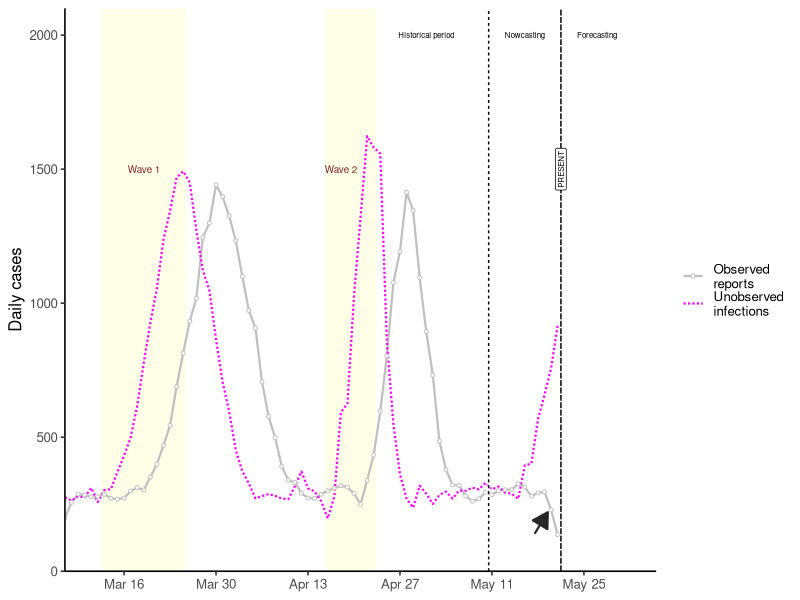
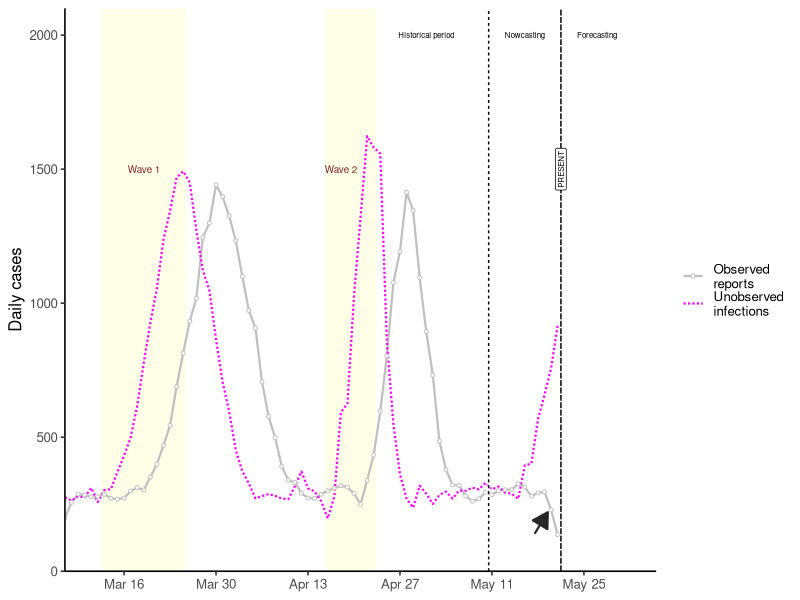

These figures' R source, in order: (Note: this script raises an error after producing the figures.)
# Create incidence time-series for reports and infections

#
library(ggplot2)
library(ggpubr)
library(data.table)

# ////////////////////////////////////////////////////////////////////////////
# ----------------------------------------------------------------------------
# SIMULATE INFECTIONS
# ----------------------------------------------------------------------------
# ////////////////////////////////////////////////////////////////////////////

# create some infections data
create_linelist_data <- function() {
  set.seed(123)
  ## peak 1 - longer
  days      <- 1:100
  amplitude <- 0.55
  period    <- 100
  frequency <- 4
  sine_wave <- amplitude * sin(2 * pi * frequency * days / period)
  ## peak 2 - sharp
  days      <- 1:50
  amplitude <- 0.65
  period    <- 50
  frequency <- 4
  sine_wave2 <- amplitude * sin(2 * pi * frequency * days / period)
  ## peak 3 - longer
  new_ts    <- rev(c(sine_wave[1:25],
                     rep(sine_wave2[23], 10),
                     sine_wave2[12:23],
                     rep(sine_wave2[23], 10),
                     sine_wave[46:70],
                     rep(sine_wave[70], 10)))
  lambda    <- exp(new_ts[1:82]) * 1000 - 300

  cases     <- sapply(lambda, function(l) rpois(1, l + exp(rnorm(1, 0, 3))))
  ## a little splice
  cases[5:6] <- cases[1:2]
  cases[68:71] <- c(300, 312, 305, 330)
  cases[76] <- 270
  ##
  dt        <- seq.Date(from = '2020-03-01', length.out = length(cases))
  df        <- data.frame(date = dt, N = cases)
  df_l      <- lapply(1:nrow(df), function(i) rep(df$date[i], df$N[i]))
  df_c      <- do.call(c, df_l)
  df_r      <- data.table(data.frame(date = df_c))
  return(df_r)
}

linelist <- create_linelist_data()

# ////////////////////////////////////////////////////////////////////////////
# ----------------------------------------------------------------------------
# GENERATION TIME and SERIAL INTERVAL
# ----------------------------------------------------------------------------
# ////////////////////////////////////////////////////////////////////////////

## Has to start with 0 !
generation_interval_pmf <- c(
  0, 0.0610, 0.1540, 0.2198, 0.2178, 0.1536, 0.1122, 0.0486, 0.0224,
  0.0078, 0.0022, 0.0004, 0.0002
)

## ASSUME THAT SERIAL INTERVAL = GENERATION INTERVAL
serial_interval_pmf <- generation_interval_pmf

# ////////////////////////////////////////////////////////////////////////////
# ----------------------------------------------------------------------------
# DELAYS
# ----------------------------------------------------------------------------
# ////////////////////////////////////////////////////////////////////////////

# 1) Infection to taking a test
# this combines infection -> onset -> test
# has to start with 0 !
infect_to_test_pmf <- c(
  0, 0.0001, 0.0030, 0.1422, 0.2714, 0.2664,
  0.1832, 0.0846, 0.0340, 0.0136, 0.001, 0.0005
)

# 2) time from taking a test to it getting into a state database
# for consistency, make this also start with 0
reporting_delay_pmf <- c(
  0.3786, 0.3724, 0.1662, 0.0622, 0.017
)

# ////////////////////////////////////////////////////////////////////////////
# ----------------------------------------------------------------------------
# CONVOLVE TO INFECTIONS FROM REPORTS
# ----------------------------------------------------------------------------
# ////////////////////////////////////////////////////////////////////////////

set.seed(123)

total_delay <-
  # take a draw from this distribution
  sample(0:(length(infect_to_test_pmf) - 1),
         size = nrow(linelist),
         prob = infect_to_test_pmf, replace = TRUE) +
  # and this one
  sample(0:(length(reporting_delay_pmf) - 1),
         size = nrow(linelist),
         prob = reporting_delay_pmf, replace = TRUE)

D <- data.frame(i = 0:max(total_delay))
D$ct <- NA
for(i in 1:nrow(D)) {
  D$ct[i] <- length(which(total_delay == D$i[i]))
}
D$Px <- D$ct / sum(D$ct)
D
get_mean <- function(pmf, start) {
  weighted.mean(x = 0:(length(pmf) - 1), w = pmf)
}

## some error with seeding time here but
## i'll calculate it outside
w1 <- get_mean(generation_interval_pmf)
w2 <- get_mean(infect_to_test_pmf)
w3 <- get_mean(reporting_delay_pmf) + 1
seeding_time <- round(w1 + w2 + w3)

linelist$report_date <- linelist$date + total_delay

# ////////////////////////////////////////////////////////////////////////////
# ----------------------------------------------------------------------------
# AGGREGATE TO DAILY
# ----------------------------------------------------------------------------
# ////////////////////////////////////////////////////////////////////////////

#
infections_df <- linelist[, .N, by = date][order(date)]
reports_df <- linelist[, .N, by = report_date][order(report_date)]

#
setnames(reports_df, 'report_date', 'date')

#
reports_df$type <- 'Observed\nreports'
infections_df$type <- 'Unobserved\ninfections'

#
burn_in <- 6
reports_df <- subset(reports_df,
                     date >= min(infections_df$date) + burn_in &
                     date <= max(infections_df$date))

infections_df <- subset(infections_df,
                     date >= min(infections_df$date) + burn_in)

# ////////////////////////////////////////////////////////////////////////////
# ----------------------------------------------------------------------------
# ADD RIGHT TRUNCATION TO DATA BASED ON REPORTING DELAY
# ----------------------------------------------------------------------------
# ////////////////////////////////////////////////////////////////////////////

tail_Px <- rev(cumsum(reporting_delay_pmf))
px_len <- length(tail_Px)

reports_df$Px = 1
cases_len <- nrow(reports_df)

reports_df$Px[(cases_len - px_len + 1):cases_len] <- tail_Px

reports_df$N      <- reports_df$N * reports_df$Px
reports_df$N      <- as.integer(reports_df$N)
tail(reports_df)
reports_df$Px <- NULL

# ////////////////////////////////////////////////////////////////////////////
# ----------------------------------------------------------------------------
# PLOT
# ----------------------------------------------------------------------------
# ////////////////////////////////////////////////////////////////////////////


##
report_ymax = 2000
first_day <- min(reports_df$date)
last_day <- max(reports_df$date)
nowcast_start    = last_day - seeding_time
forecast_window  = last_day + 15

##

plot_inf <- ggplot(rbind(infections_df, reports_df)) +
  theme_classic2() +
  # ##
  annotate('rect',
           xmin = as.Date('2020-03-13') - 0.5,
           xmax = as.Date('2020-03-25') + 0.5,
           ymin = -Inf, ymax = Inf,
           fill = 'lightyellow',
           alpha = 0.75,
           color = 'white') +
  annotate('rect',
           xmin = as.Date('2020-04-16') - 0.5,
           xmax = as.Date('2020-04-23') + 0.5,
           ymin = -Inf, ymax = Inf,
           fill = 'lightyellow',
           alpha = 0.75,
           color = 'white') +
  # ##
  geom_line(aes(x = date, y = N, color = type,
                linetype = type),
            linewidth = 0.75, show.legend = T) +
  scale_linetype_manual(name = NULL, values = c('solid', '11')) +

  geom_point(aes(x = date, y = N, color = type, shape = type),
             size = 1, fill = 'white',
             show.legend = T) +
  scale_shape_manual(name = NULL, values = c(21, NA)) +
  scale_color_manual(name = NULL, values = c(grey(0.75), 'magenta')) +
  ##
  coord_cartesian(xlim = c(first_day,
                           forecast_window),
                  ylim = c(0, report_ymax+100), expand = F) +
  ylab("Daily cases") +
  xlab(NULL) +
  ##
  scale_x_date(breaks = '2 week',
               date_minor_breaks = "1 weeks",
               date_labels = "%b %d") +
  ##
  annotate('text', x = first_day + 55,
           y = report_ymax, label = 'Historical period',
           size = 2) +
  annotate('text', x = nowcast_start + 6,
           y = report_ymax, label = 'Nowcasting', size = 2) +
  annotate('text', x = last_day + 6,
         y = report_ymax, label = 'Forecasting', size = 2) +
  annotate('text', x = first_day + 12,
           color = scales::muted("red"),
           y = 1500, label = 'Wave 1', size = 2.5) +
  annotate('text', x = first_day + 42,
           color = scales::muted("red"),
           y = 1500, label = 'Wave 2', size = 2.5) +
  annotate('segment',
           arrow = arrow(type = "closed", length = unit(0.03, "npc")),
           color = grey(0.15),
           linewidth = 0.75,
           x = nowcast_start + 7.5,
           xend = nowcast_start + 9.5,
           y = 140,
           yend = 220) +
  ##
  geom_vline(xintercept = c(nowcast_start + 0.5,
                            last_day + 0.5),
             linewidth = 1.25,
             alpha = 0.5,
             linetype = 'solid', color = 'white') +
  geom_vline(xintercept = c(nowcast_start + 0.5),
             linetype = '22') +
  geom_vline(xintercept = c(
    last_day + 0.5),
    linetype = '41') +
  annotate('label',
           x = forecast_window - 14.5,
           size = 2,
           #label.size = 0,
           color = 'black',
           y = 1500,
           angle = 90,
           label = 'PRESENT')

plot_inf

ggsave('img/Infections.png', width = 6.5, height = 2)
saveRDS(plot_inf, "img/Infections.RDS")
